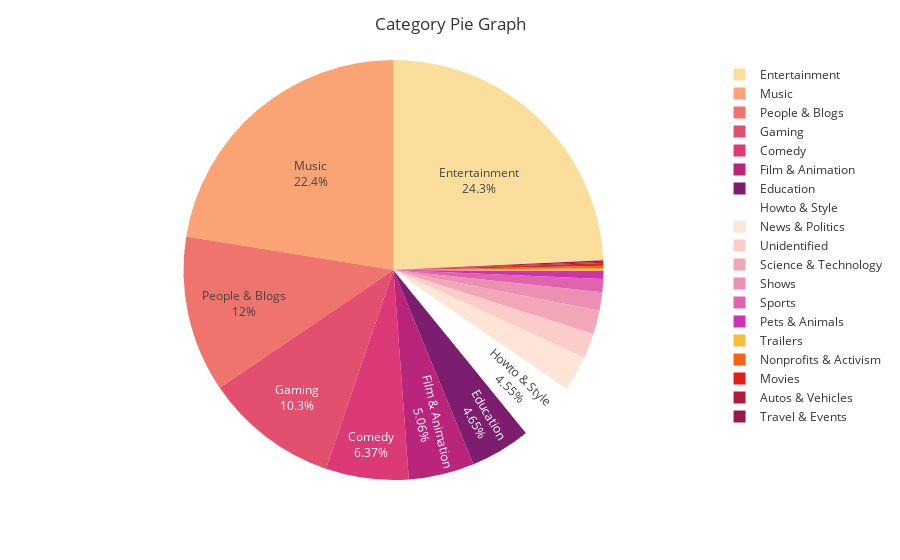

Write notebook code for a chart like this one.
### Code cell
category = subscribe_ana['category'].value_counts()
fig = px.pie(values=category.values,
             names=category.index,
             color_discrete_sequence=px.colors.sequential.Sunsetdark)
fig.update_traces(textposition='inside',
                  textfont_size=14,
                  textinfo='percent+label',)

fig.update_layout(title_text="Category Pie Graph",
                  uniformtext_minsize=12,
                  uniformtext_mode='hide',
                  template ='ggplot2')

fig.show()

### Figure 1 — Plotly figure (JSON) as saved in the notebook; plotly's stock layout.template omitted (floating-point values rounded to 4 significant figures)
{"data": [{"domain": {"x": [0, 1], "y": [0, 1]}, "hovertemplate": "label=%{label}<br>value=%{value}<extra></extra>", "labels": ["Entertainment", "Music", "People & Blogs", "Gaming", "Comedy", "Film & Animation", "Education", "Howto & Style", "News & Politics", "Unidentified", "Science & Technology", "Shows", "Sports", "Pets & Animals", "Trailers", "Nonprofits & Activism", "Movies", "Autos & Vehicles", "Travel & Events"], "legendgroup": "", "name": "", "showlegend": true, "textfont": {"size": 14}, "textinfo": "percent+label", "textposition": "inside", "type": "pie", "values": [240, 222, 119, 102, 63, 50, 46, 45, 27, 19, 18, 14, 10, 6, 2, 2, 2, 1, 1]}], "layout": {"legend": {"tracegroupgap": 0}, "margin": {"t": 60}, "piecolorway": ["rgb(252, 222, 156)", "rgb(250, 164, 118)", "rgb(240, 116, 110)", "rgb(227, 79, 111)", "rgb(220, 57, 119)", "rgb(185, 37, 122)", "rgb(124, 29, 111)"], "title": {"text": "Category Pie Graph"}, "uniformtext": {"minsize": 12, "mode": "hide"}}}
